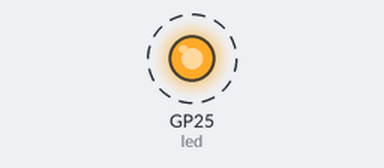
Recording of a program running on a simulated Raspberry Pi Pico running MicroPython. On the bench: output pins drawn as LEDs (lit = HIGH). Dashed ring = blinking. Nothing arrives over Bluetooth unless stated; what the program prints to the serial console is not drawn.

Above: at 0.2 s.
Timing chart, 0 to 3.0 s (numbered marks = the images above):
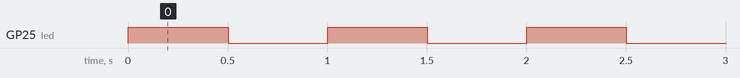

Measured:
- by itself, GP25 (led): alternates HIGH for 0.50 s and LOW for 0.50 s

The program:

client_simple_test.py
```python
"""
Simple BLE Advertising Test for Pico 2 W
This script just advertises without the full UART service to test basic BLE functionality
"""

import bluetooth
import time
from machine import Pin
from ble_advertising import advertising_payload

# Initialize LED
led = Pin("LED", Pin.OUT)
led.off()

def main():
    """Simple advertising test"""
    print("BLE Advertising Test")
    print("=" * 30)

    # Initialize BLE
    ble = bluetooth.BLE()
    ble.active(True)

    # Create advertising payload
    payload = advertising_payload(name="Pico-Client", services=[])

    print("Starting simple advertising...")
    print("Device name: Pico-Client")
    print("Press Ctrl+C to stop")

    try:
        # Start advertising
        ble.gap_advertise(500000, adv_data=payload)

        # Blink LED to show it's working
        while True:
            led.on()
            time.sleep(0.5)
            led.off()
            time.sleep(0.5)

    except KeyboardInterrupt:
        print("\nStopping advertising...")
        ble.gap_advertise(None)  # Stop advertising
        ble.active(False)
        led.off()
        print("Done")


if __name__ == "__main__":
    main()
```
